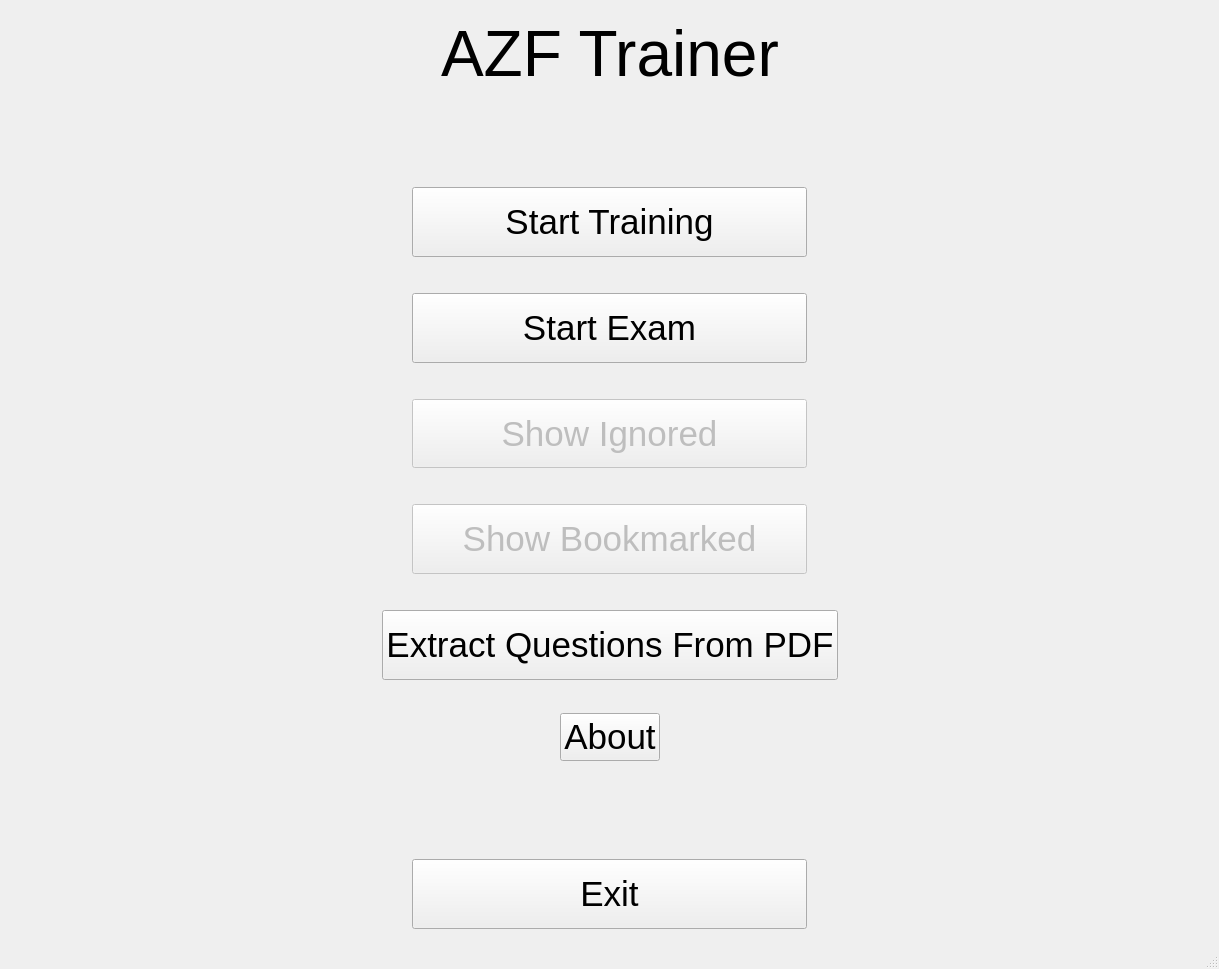
<?xml version="1.0" encoding="UTF-8"?>
<ui version="4.0">
 <class>MainWindow</class>
 <widget class="QMainWindow" name="MainWindow">
  <property name="geometry">
   <rect>
    <x>0</x>
    <y>0</y>
    <width>1219</width>
    <height>969</height>
   </rect>
  </property>
  <property name="windowTitle">
   <string>MainWindow</string>
  </property>
  <widget class="QWidget" name="centralwidget">
   <layout class="QHBoxLayout" name="horizontalLayout">
    <item>
     <widget class="QStackedWidget" name="stackedWidget">
      <property name="currentIndex">
       <number>0</number>
      </property>
      <widget class="QWidget" name="page">
       <layout class="QVBoxLayout" name="verticalLayout">
        <item>
         <layout class="QHBoxLayout" name="horizontalLayout_6">
          <item>
           <spacer name="horizontalSpacer_9">
            <property name="orientation">
             <enum>Qt::Horizontal</enum>
            </property>
            <property name="sizeHint" stdset="0">
             <size>
              <width>40</width>
              <height>20</height>
             </size>
            </property>
           </spacer>
          </item>
          <item>
           <widget class="QLabel" name="label">
            <property name="font">
             <font>
              <pointsize>48</pointsize>
             </font>
            </property>
            <property name="text">
             <string>AZF Trainer</string>
            </property>
           </widget>
          </item>
          <item>
           <spacer name="horizontalSpacer_10">
            <property name="orientation">
             <enum>Qt::Horizontal</enum>
            </property>
            <property name="sizeHint" stdset="0">
             <size>
              <width>40</width>
              <height>20</height>
             </size>
            </property>
           </spacer>
          </item>
         </layout>
        </item>
        <item>
         <spacer name="verticalSpacer">
          <property name="orientation">
           <enum>Qt::Vertical</enum>
          </property>
          <property name="sizeHint" stdset="0">
           <size>
            <width>20</width>
            <height>91</height>
           </size>
          </property>
         </spacer>
        </item>
        <item>
         <layout class="QHBoxLayout" name="horizontalLayout_2">
          <item>
           <spacer name="horizontalSpacer">
            <property name="orientation">
             <enum>Qt::Horizontal</enum>
            </property>
            <property name="sizeHint" stdset="0">
             <size>
              <width>40</width>
              <height>20</height>
             </size>
            </property>
           </spacer>
          </item>
          <item>
           <widget class="QPushButton" name="button_start_training">
            <property name="sizePolicy">
             <sizepolicy hsizetype="MinimumExpanding" vsizetype="MinimumExpanding">
              <horstretch>0</horstretch>
              <verstretch>0</verstretch>
             </sizepolicy>
            </property>
            <property name="font">
             <font>
              <pointsize>26</pointsize>
             </font>
            </property>
            <property name="text">
             <string>Start Training</string>
            </property>
           </widget>
          </item>
          <item>
           <spacer name="horizontalSpacer_2">
            <property name="orientation">
             <enum>Qt::Horizontal</enum>
            </property>
            <property name="sizeHint" stdset="0">
             <size>
              <width>40</width>
              <height>20</height>
             </size>
            </property>
           </spacer>
          </item>
         </layout>
        </item>
        <item>
         <spacer name="verticalSpacer_6">
          <property name="orientation">
           <enum>Qt::Vertical</enum>
          </property>
          <property name="sizeType">
           <enum>QSizePolicy::Maximum</enum>
          </property>
          <property name="sizeHint" stdset="0">
           <size>
            <width>20</width>
            <height>30</height>
           </size>
          </property>
         </spacer>
        </item>
        <item>
         <layout class="QHBoxLayout" name="horizontalLayout_8">
          <item>
           <spacer name="horizontalSpacer_13">
            <property name="orientation">
             <enum>Qt::Horizontal</enum>
            </property>
            <property name="sizeHint" stdset="0">
             <size>
              <width>40</width>
              <height>20</height>
             </size>
            </property>
           </spacer>
          </item>
          <item>
           <widget class="QPushButton" name="button_start_exam">
            <property name="sizePolicy">
             <sizepolicy hsizetype="MinimumExpanding" vsizetype="MinimumExpanding">
              <horstretch>0</horstretch>
              <verstretch>0</verstretch>
             </sizepolicy>
            </property>
            <property name="font">
             <font>
              <pointsize>26</pointsize>
             </font>
            </property>
            <property name="text">
             <string>Start Exam</string>
            </property>
           </widget>
          </item>
          <item>
           <spacer name="horizontalSpacer_14">
            <property name="orientation">
             <enum>Qt::Horizontal</enum>
            </property>
            <property name="sizeHint" stdset="0">
             <size>
              <width>40</width>
              <height>20</height>
             </size>
            </property>
           </spacer>
          </item>
         </layout>
        </item>
        <item>
         <spacer name="verticalSpacer_2">
          <property name="orientation">
           <enum>Qt::Vertical</enum>
          </property>
          <property name="sizeType">
           <enum>QSizePolicy::Maximum</enum>
          </property>
          <property name="sizeHint" stdset="0">
           <size>
            <width>30</width>
            <height>30</height>
           </size>
          </property>
         </spacer>
        </item>
        <item>
         <layout class="QHBoxLayout" name="horizontalLayout_3">
          <item>
           <spacer name="horizontalSpacer_3">
            <property name="orientation">
             <enum>Qt::Horizontal</enum>
            </property>
            <property name="sizeHint" stdset="0">
             <size>
              <width>40</width>
              <height>20</height>
             </size>
            </property>
           </spacer>
          </item>
          <item>
           <widget class="QPushButton" name="button_show_done">
            <property name="enabled">
             <bool>false</bool>
            </property>
            <property name="sizePolicy">
             <sizepolicy hsizetype="MinimumExpanding" vsizetype="MinimumExpanding">
              <horstretch>0</horstretch>
              <verstretch>0</verstretch>
             </sizepolicy>
            </property>
            <property name="font">
             <font>
              <pointsize>26</pointsize>
             </font>
            </property>
            <property name="text">
             <string>Show Ignored</string>
            </property>
           </widget>
          </item>
          <item>
           <spacer name="horizontalSpacer_4">
            <property name="orientation">
             <enum>Qt::Horizontal</enum>
            </property>
            <property name="sizeHint" stdset="0">
             <size>
              <width>40</width>
              <height>20</height>
             </size>
            </property>
           </spacer>
          </item>
         </layout>
        </item>
        <item>
         <spacer name="verticalSpacer_3">
          <property name="orientation">
           <enum>Qt::Vertical</enum>
          </property>
          <property name="sizeType">
           <enum>QSizePolicy::Maximum</enum>
          </property>
          <property name="sizeHint" stdset="0">
           <size>
            <width>20</width>
            <height>30</height>
           </size>
          </property>
         </spacer>
        </item>
        <item>
         <layout class="QHBoxLayout" name="horizontalLayout_4">
          <item>
           <spacer name="horizontalSpacer_5">
            <property name="orientation">
             <enum>Qt::Horizontal</enum>
            </property>
            <property name="sizeHint" stdset="0">
             <size>
              <width>40</width>
              <height>20</height>
             </size>
            </property>
           </spacer>
          </item>
          <item>
           <widget class="QPushButton" name="button_show_watched">
            <property name="enabled">
             <bool>false</bool>
            </property>
            <property name="sizePolicy">
             <sizepolicy hsizetype="MinimumExpanding" vsizetype="MinimumExpanding">
              <horstretch>0</horstretch>
              <verstretch>0</verstretch>
             </sizepolicy>
            </property>
            <property name="font">
             <font>
              <pointsize>26</pointsize>
             </font>
            </property>
            <property name="text">
             <string>Show Bookmarked</string>
            </property>
           </widget>
          </item>
          <item>
           <spacer name="horizontalSpacer_6">
            <property name="orientation">
             <enum>Qt::Horizontal</enum>
            </property>
            <property name="sizeHint" stdset="0">
             <size>
              <width>40</width>
              <height>20</height>
             </size>
            </property>
           </spacer>
          </item>
         </layout>
        </item>
        <item>
         <spacer name="verticalSpacer_5">
          <property name="orientation">
           <enum>Qt::Vertical</enum>
          </property>
          <property name="sizeType">
           <enum>QSizePolicy::Maximum</enum>
          </property>
          <property name="sizeHint" stdset="0">
           <size>
            <width>20</width>
            <height>30</height>
           </size>
          </property>
         </spacer>
        </item>
        <item>
         <layout class="QHBoxLayout" name="horizontalLayout_7">
          <item>
           <spacer name="horizontalSpacer_11">
            <property name="orientation">
             <enum>Qt::Horizontal</enum>
            </property>
            <property name="sizeHint" stdset="0">
             <size>
              <width>40</width>
              <height>20</height>
             </size>
            </property>
           </spacer>
          </item>
          <item>
           <widget class="QPushButton" name="button_extract_questions">
            <property name="sizePolicy">
             <sizepolicy hsizetype="MinimumExpanding" vsizetype="MinimumExpanding">
              <horstretch>0</horstretch>
              <verstretch>0</verstretch>
             </sizepolicy>
            </property>
            <property name="font">
             <font>
              <pointsize>26</pointsize>
             </font>
            </property>
            <property name="text">
             <string>Extract Questions From PDF</string>
            </property>
           </widget>
          </item>
          <item>
           <spacer name="horizontalSpacer_12">
            <property name="orientation">
             <enum>Qt::Horizontal</enum>
            </property>
            <property name="sizeHint" stdset="0">
             <size>
              <width>40</width>
              <height>20</height>
             </size>
            </property>
           </spacer>
          </item>
         </layout>
        </item>
        <item>
         <spacer name="verticalSpacer_7">
          <property name="orientation">
           <enum>Qt::Vertical</enum>
          </property>
          <property name="sizeType">
           <enum>QSizePolicy::Maximum</enum>
          </property>
          <property name="sizeHint" stdset="0">
           <size>
            <width>20</width>
            <height>27</height>
           </size>
          </property>
         </spacer>
        </item>
        <item>
         <layout class="QHBoxLayout" name="horizontalLayout_9">
          <item>
           <spacer name="horizontalSpacer_15">
            <property name="orientation">
             <enum>Qt::Horizontal</enum>
            </property>
            <property name="sizeHint" stdset="0">
             <size>
              <width>40</width>
              <height>20</height>
             </size>
            </property>
           </spacer>
          </item>
          <item>
           <widget class="QPushButton" name="button_about">
            <property name="font">
             <font>
              <pointsize>26</pointsize>
             </font>
            </property>
            <property name="text">
             <string>About</string>
            </property>
           </widget>
          </item>
          <item>
           <spacer name="horizontalSpacer_16">
            <property name="orientation">
             <enum>Qt::Horizontal</enum>
            </property>
            <property name="sizeHint" stdset="0">
             <size>
              <width>40</width>
              <height>20</height>
             </size>
            </property>
           </spacer>
          </item>
         </layout>
        </item>
        <item>
         <spacer name="verticalSpacer_4">
          <property name="orientation">
           <enum>Qt::Vertical</enum>
          </property>
          <property name="sizeType">
           <enum>QSizePolicy::Expanding</enum>
          </property>
          <property name="sizeHint" stdset="0">
           <size>
            <width>20</width>
            <height>92</height>
           </size>
          </property>
         </spacer>
        </item>
        <item>
         <layout class="QHBoxLayout" name="horizontalLayout_5">
          <item>
           <spacer name="horizontalSpacer_7">
            <property name="orientation">
             <enum>Qt::Horizontal</enum>
            </property>
            <property name="sizeHint" stdset="0">
             <size>
              <width>40</width>
              <height>20</height>
             </size>
            </property>
           </spacer>
          </item>
          <item>
           <widget class="QPushButton" name="button_exit">
            <property name="sizePolicy">
             <sizepolicy hsizetype="MinimumExpanding" vsizetype="MinimumExpanding">
              <horstretch>0</horstretch>
              <verstretch>0</verstretch>
             </sizepolicy>
            </property>
            <property name="font">
             <font>
              <pointsize>26</pointsize>
             </font>
            </property>
            <property name="text">
             <string>Exit</string>
            </property>
           </widget>
          </item>
          <item>
           <spacer name="horizontalSpacer_8">
            <property name="orientation">
             <enum>Qt::Horizontal</enum>
            </property>
            <property name="sizeHint" stdset="0">
             <size>
              <width>40</width>
              <height>20</height>
             </size>
            </property>
           </spacer>
          </item>
         </layout>
        </item>
       </layout>
      </widget>
      <widget class="QWidget" name="page_2"/>
     </widget>
    </item>
   </layout>
  </widget>
  <widget class="QMenuBar" name="menubar">
   <property name="geometry">
    <rect>
     <x>0</x>
     <y>0</y>
     <width>1219</width>
     <height>22</height>
    </rect>
   </property>
  </widget>
  <widget class="QStatusBar" name="statusbar"/>
 </widget>
 <resources/>
 <connections/>
</ui>
